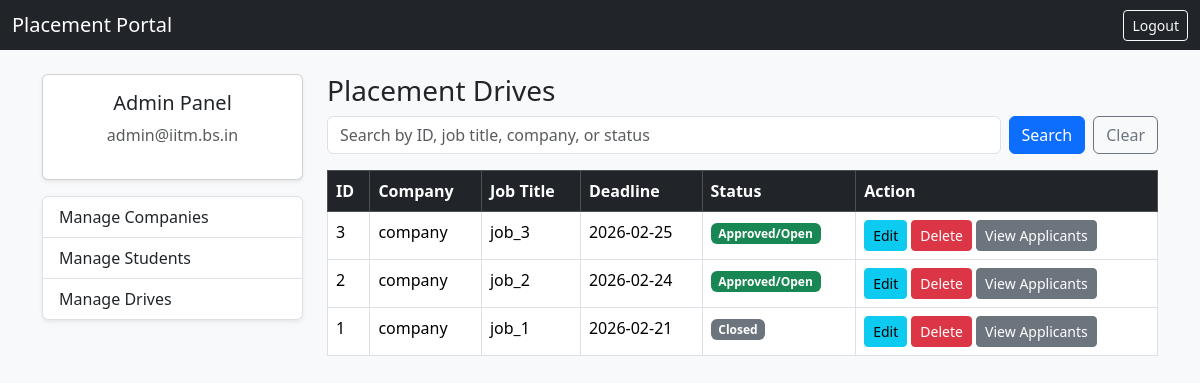
The page /admin/drives (signed in) on the database as committed earlier.
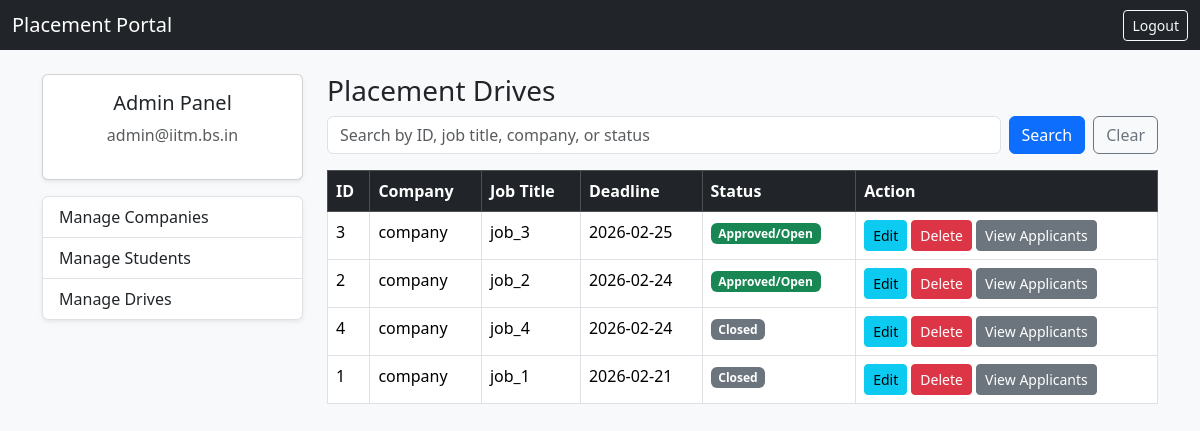
The same page on the database as committed later.
### dp.py (models this page shows)
class User(UserMixin, db.Model):
    __tablename__ = "users"
    id = db.Column(db.Integer, primary_key=True)
    email = db.Column(db.String(120), unique=True, nullable=False)
    password = db.Column(db.String(200), nullable=False)
    role = db.Column(db.String(20), nullable=False)
    student_profile = db.relationship(
        "Student", backref="user"
    )
    company_profile = db.relationship(
        "Company", backref="user"
    )

class PlacementDrive(db.Model):
    __tablename__ = "placement_drives"
    id = db.Column(db.Integer, primary_key=True)
    company_id = db.Column(
        db.Integer, db.ForeignKey("companies.id"), nullable=False
    )
    job_title = db.Column(db.String(150), nullable=False)
    job_description = db.Column(db.String(2000))
    eligibility = db.Column(db.String(2000))
    deadline = db.Column(db.Date)
    status = db.Column(db.String(20), default="Pending")
    company = db.relationship("Company", backref="drives")
    applications = db.relationship("Application", backref="drive", cascade="all, delete" )

class Company(db.Model):
    __tablename__ = "companies"
    id = db.Column(db.Integer, primary_key=True)
    user_id = db.Column(
        db.Integer, db.ForeignKey("users.id"), nullable=False
    )
    company_name = db.Column(db.String(150), nullable=False)
    hr_contact = db.Column(db.String(100))
    website = db.Column(db.String(150))
    status = db.Column(db.String(20), default="Pending")
    blacklisted = db.Column(db.Boolean, default=False)

### app.py (the view, shortened to what this page needs)
@app.route("/admin/drives")
@login_required
def admin_drives():
    if current_user.role != "admin":
        abort(403)
    search_query = request.args.get("q", "").strip()
    query = PlacementDrive.query.join(Company, PlacementDrive.company_id == Company.id)
    drives = query.order_by(PlacementDrive.deadline.desc()).all()
    update_status_for_drives(drives)
    return render_template(
        "admin_drive.html",
        drives=drives,
        search_query=search_query
    )

### app.py (called while the page is built)
@login_manager.user_loader
def load_user(user_id):
    return User.query.get(int(user_id))

def update_status_for_drives(drives):
    today = datetime.today().date()
    for drive in drives:
        if drive.status == "Open" and drive.deadline < today:
            drive.status = "Closed"
    db.session.commit()

### templates/admin_drive.html (shortened to what this page needs)
{% extends "admin.html" %}
{% block admin_content %}
<h3>Placement Drives</h3>
<form method="GET" action="/admin/drives" class="d-flex gap-2 mb-3">
    <input
        type="text"
        name="q"
        value="{{ search_query if search_query else '' }}"
        class="form-control"
        placeholder="Search by ID, job title, company, or status">
    <button class="btn btn-primary" type="submit">Search</button>
    <a href="/admin/drives" class="btn btn-outline-secondary">Clear</a>
</form>
<table class="table table-bordered">
    <thead class="table-dark">
        <tr>
            <th>ID</th>
            <th>Company</th>
            <th>Job Title</th>
            <th>Deadline</th>
            <th>Status</th>
            <th>Action</th>
        </tr>
    </thead>
    <tbody>
        {% for drive in drives %}
        <tr>
            <td>{{ drive.id }}</td>
            <td>{{ drive.company.company_name }}</td>
            <td>{{ drive.job_title }}</td>
            <td>{{ drive.deadline }}</td>
            <td>
                {% if drive.status == "Pending" %}
                <span class="badge bg-warning">Pending</span>
                {% elif drive.status == "Open" %}
                <span class="badge bg-success">Approved/Open</span>
                {% elif drive.status == "Closed" %}
                <span class="badge bg-secondary">Closed</span>
                {% elif drive.status == "Rejected" %}
                <span class="badge bg-danger">Rejected</span>
                {% endif %}
            </td>
            <td>
                <a href="/admin/drives/edit/{{ drive.id }}" class="btn btn-sm btn-info">Edit</a>
                <form method="POST" action="/admin/drives/delete/{{ drive.id }}" style="display:inline;">
                    <button class="btn btn-sm btn-danger" onclick="return confirm('Delete this drive and all its applications?');">
                        Delete
                    </button>
                </form>
                <a href="/admin/drives/{{ drive.id }}/applications" class="btn btn-sm btn-secondary">
                    View Applicants
                </a>
            </td>
        </tr>
        {% else %}
        <tr>
            <td colspan="6" class="text-center">No drives found</td>
        </tr>
        {% endfor %}
    </tbody>
</table>
{% endblock %}

### templates/admin.html (shortened to what this page needs)
{% extends "index.html" %}
{% block content %}
<div class="row">
    <div class="col-md-3">
        <div class="card shadow-sm mb-3">
            <div class="card-body text-center">
                <h5 class="card-title">Admin Panel</h5>
                <p class="text-muted">
                    {{ current_user.email }}
                </p>
            </div>
        </div>
        <div class="list-group shadow-sm">
            <a href="/admin/companies" class="list-group-item list-group-item-action">
                Manage Companies
            </a>
            <a href="/admin/students" class="list-group-item list-group-item-action">
                Manage Students
            </a>
            <a href="/admin/drives" class="list-group-item list-group-item-action">
                Manage Drives
            </a>
        </div>
    </div>
    <div class="col-md-9">
        {% block admin_content %}{% endblock %}
    </div>
</div>
{% endblock %}

### templates/index.html (shortened to what this page needs)
<!DOCTYPE html>
<html lang="en">
<head>
    <link href="https://cdn.jsdelivr.net/npm/bootstrap@5.3.2/dist/css/bootstrap.min.css" rel="stylesheet">
</head>
<body class="bg-light">
    <nav class="navbar navbar-dark bg-dark">
        <div class="container-fluid">
            <span class="navbar-brand mb-0 h1">Placement Portal</span>
            <div class="d-flex ms-auto">
                {% if current_user.is_authenticated %}
                <a href="/logout" class="btn btn-outline-light btn-sm">
                    Logout
                </a>
                {% endif %}
            </div>
    </nav>
    <div class="container mt-4">
        {% block content %}{% endblock %}
    </div>
</body>
</html>

Rows that differ between the two databases and show on the page:
added PlacementDrive: id "4", company.company_name "company", job_title "job_4", deadline "2026-02-24", status "Closed"
